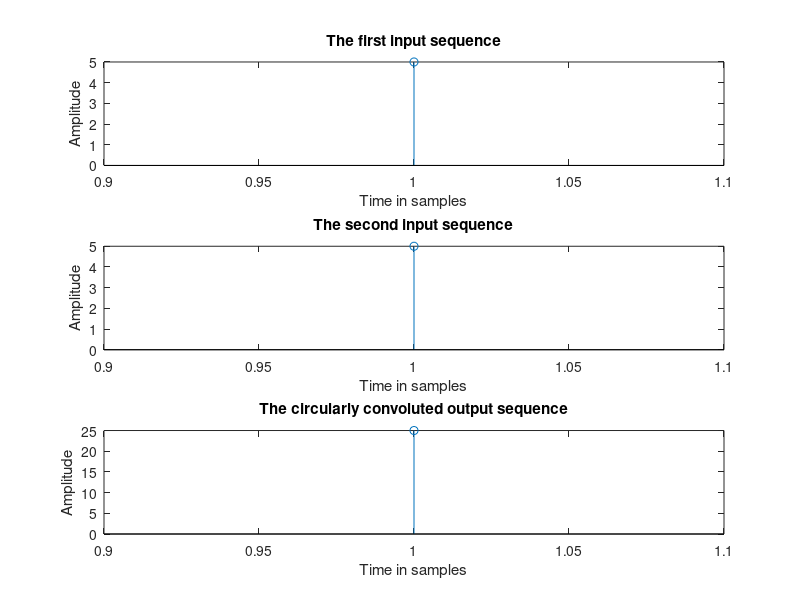

MATLAB code for this plot:
% Author : Vishwas K Singh
% E-mail : vishwasks32@gmail.com
% Description : Script to find Circular convolution of two given sequences

% Prepare by clearing the screen
clc;clear all;close all;

% inputs: output of system y[n], for input x[n], N the number of samples
xn = input('Enter the first sequence: '); % [1 1 0 1]
hn = input('Enter the second sequence: '); % [1 2 3 0]

% To adjust for different length sequences
N1 = length(xn);
N2 = length(hn);
N = max(N1, N2);

xn = [xn, zeros(1,N - N1)]; 
hn = [hn, zeros(1,N - N2)];
y = zeros(1,N);

% Generate circular convolution of two sequences
for i = 0:N-1
    for j = 0:N-1
        k = mod((i-j),N);
        y(i+1) = y(i+1) +(xn(j+1) * hn(k+1));
    end
end
n = 1:N;

% display output sequence
disp('Circularly convoluted output sequence: ')
disp(y);

% Plot the input sequence 1
subplot(3,1,1);
stem(n,xn);
xlabel('Time in samples');
ylabel('Amplitude');
title('The first input sequence');

% Plot the input sequence 2
subplot(3,1,2);
stem(n,hn);
xlabel('Time in samples');
ylabel('Amplitude');
title('The second input sequence');

% Plot the output sequence
subplot(3,1,3);
stem(n,y);
xlabel('Time in samples');
ylabel('Amplitude');
title('The circularly convoluted output sequence');
